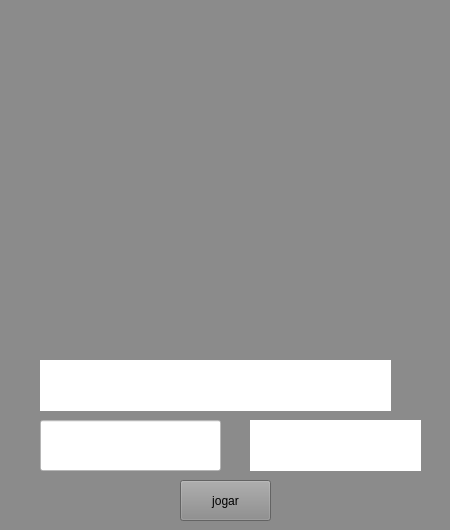
<?xml version="1.0" encoding="UTF-8"?>
<ui version="4.0">
 <class>FormForca</class>
 <widget class="QWidget" name="FormForca">
  <property name="enabled">
   <bool>true</bool>
  </property>
  <property name="geometry">
   <rect>
    <x>0</x>
    <y>0</y>
    <width>450</width>
    <height>530</height>
   </rect>
  </property>
  <property name="minimumSize">
   <size>
    <width>450</width>
    <height>530</height>
   </size>
  </property>
  <property name="maximumSize">
   <size>
    <width>450</width>
    <height>530</height>
   </size>
  </property>
  <property name="windowTitle">
   <string>Form</string>
  </property>
  <property name="styleSheet">
   <string notr="true">background-color:rgb(139, 139, 139);
</string>
  </property>
  <widget class="QLabel" name="png_forca">
   <property name="geometry">
    <rect>
     <x>0</x>
     <y>70</y>
     <width>231</width>
     <height>281</height>
    </rect>
   </property>
   <property name="text">
    <string/>
   </property>
   <property name="pixmap">
    <pixmap>../forca.png</pixmap>
   </property>
   <property name="scaledContents">
    <bool>true</bool>
   </property>
  </widget>
  <widget class="QLabel" name="titulo">
   <property name="geometry">
    <rect>
     <x>130</x>
     <y>10</y>
     <width>211</width>
     <height>61</height>
    </rect>
   </property>
   <property name="styleSheet">
    <string notr="true">font: 75 18pt &quot;Myanmar Text&quot;;
text-decoration: underline;
font: 24pt &quot;MS Shell Dlg 2&quot;;</string>
   </property>
   <property name="text">
    <string></string>
   </property>
  </widget>
  <widget class="QLabel" name="dicas">
   <property name="geometry">
    <rect>
     <x>250</x>
     <y>420</y>
     <width>171</width>
     <height>51</height>
    </rect>
   </property>
   <property name="styleSheet">
    <string notr="true">font: 12pt &quot;MS Shell Dlg 2&quot;;
background-color:rgb(255, 255, 255)</string>
   </property>
   <property name="text">
    <string/>
   </property>
  </widget>
  <widget class="QLabel" name="letras_underlines">
   <property name="geometry">
    <rect>
     <x>40</x>
     <y>360</y>
     <width>351</width>
     <height>51</height>
    </rect>
   </property>
   <property name="styleSheet">
    <string notr="true">font: 12pt &quot;MS Shell Dlg 2&quot;;
background-color:rgb(255, 255, 255)</string>
   </property>
   <property name="text">
    <string/>
   </property>
  </widget>
  <widget class="QLabel" name="cabeca">
   <property name="enabled">
    <bool>false</bool>
   </property>
   <property name="geometry">
    <rect>
     <x>170</x>
     <y>190</y>
     <width>51</width>
     <height>51</height>
    </rect>
   </property>
   <property name="text">
    <string/>
   </property>
   <property name="pixmap">
    <pixmap>../cabeca.png</pixmap>
   </property>
   <property name="scaledContents">
    <bool>true</bool>
   </property>
  </widget>
  <widget class="QLabel" name="tronco">
   <property name="enabled">
    <bool>false</bool>
   </property>
   <property name="geometry">
    <rect>
     <x>180</x>
     <y>240</y>
     <width>31</width>
     <height>61</height>
    </rect>
   </property>
   <property name="text">
    <string/>
   </property>
   <property name="pixmap">
    <pixmap>../tronco.png</pixmap>
   </property>
   <property name="scaledContents">
    <bool>true</bool>
   </property>
  </widget>
  <widget class="QLabel" name="b_direito">
   <property name="enabled">
    <bool>false</bool>
   </property>
   <property name="geometry">
    <rect>
     <x>210</x>
     <y>240</y>
     <width>21</width>
     <height>51</height>
    </rect>
   </property>
   <property name="text">
    <string/>
   </property>
   <property name="pixmap">
    <pixmap>../b_direito.png</pixmap>
   </property>
   <property name="scaledContents">
    <bool>true</bool>
   </property>
  </widget>
  <widget class="QLabel" name="b_esquerdo">
   <property name="enabled">
    <bool>false</bool>
   </property>
   <property name="geometry">
    <rect>
     <x>160</x>
     <y>250</y>
     <width>21</width>
     <height>41</height>
    </rect>
   </property>
   <property name="text">
    <string/>
   </property>
   <property name="pixmap">
    <pixmap>../b_esquerdo.png</pixmap>
   </property>
   <property name="scaledContents">
    <bool>true</bool>
   </property>
  </widget>
  <widget class="QLabel" name="p_direita">
   <property name="enabled">
    <bool>false</bool>
   </property>
   <property name="geometry">
    <rect>
     <x>200</x>
     <y>300</y>
     <width>21</width>
     <height>41</height>
    </rect>
   </property>
   <property name="text">
    <string/>
   </property>
   <property name="pixmap">
    <pixmap>../p_direita.png</pixmap>
   </property>
   <property name="scaledContents">
    <bool>true</bool>
   </property>
  </widget>
  <widget class="QLabel" name="p_esquerda">
   <property name="enabled">
    <bool>false</bool>
   </property>
   <property name="geometry">
    <rect>
     <x>170</x>
     <y>300</y>
     <width>21</width>
     <height>41</height>
    </rect>
   </property>
   <property name="text">
    <string/>
   </property>
   <property name="pixmap">
    <pixmap>../p_esquerda.png</pixmap>
   </property>
   <property name="scaledContents">
    <bool>true</bool>
   </property>
  </widget>
  <widget class="QPushButton" name="btn_chutar">
   <property name="geometry">
    <rect>
     <x>180</x>
     <y>480</y>
     <width>91</width>
     <height>41</height>
    </rect>
   </property>
   <property name="text">
    <string>jogar</string>
   </property>
  </widget>
  <widget class="QLineEdit" name="chute">
   <property name="geometry">
    <rect>
     <x>40</x>
     <y>420</y>
     <width>181</width>
     <height>51</height>
    </rect>
   </property>
   <property name="styleSheet">
    <string notr="true">background-color:rgb(255, 255, 255)</string>
   </property>
  </widget>
 </widget>
 <resources/>
 <connections/>
</ui>
